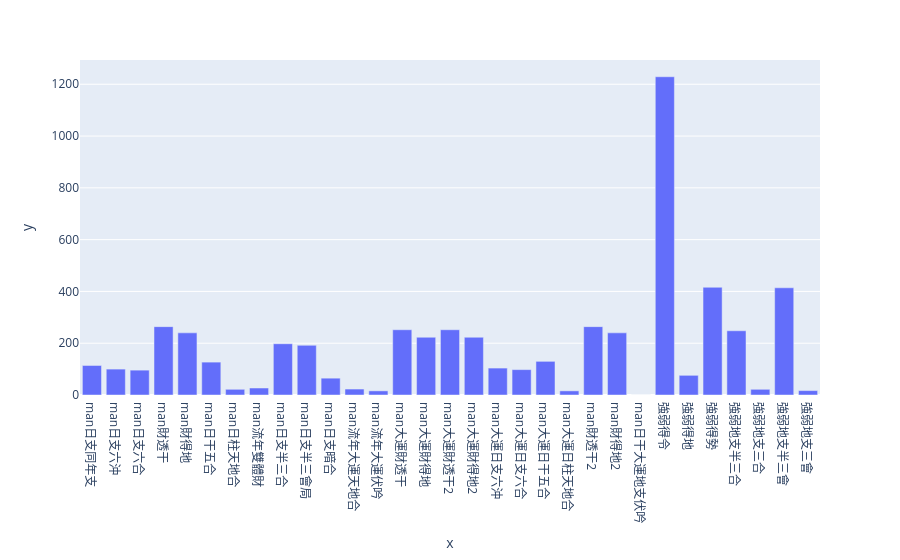

Notebook code for this chart:
### Code cell
df_filtered= man_df[man_df['身強身弱']=='強']
#for the columns that are boolean, count the number of True, and plot a bar chart to see the distribution
# create a list of columns that are boolean
boolean_cols = [col for col in df_filtered.columns if df_filtered[col].dtype == 'bool']
boolean_cols

# create a new df with only the boolean columns
df_bool = df_filtered[boolean_cols]
df_bool

# count the number of True and False in each column and show all the result
for col in df_bool.columns:
    print(col,df_bool[col].value_counts()[0])
    # print('-------------------')

# df_bool.sum()

# # plot a bar chart to see the distribution using plotly
import plotly.express as px
px.bar(df_bool.sum(), x=df_bool.sum().index, y=df_bool.sum().values)

### Figure 1 — Plotly figure (JSON) as saved in the notebook; plotly's stock layout.template omitted (floating-point values rounded to 4 significant figures)
{"data": [{"alignmentgroup": "True", "hovertemplate": "x=%{x}<br>y=%{y}<extra></extra>", "legendgroup": "", "marker": {"color": "#636efa", "pattern": {"shape": ""}}, "name": "", "offsetgroup": "", "orientation": "v", "showlegend": false, "textposition": "auto", "type": "bar", "x": ["man日支同年支", "man日支六沖", "man日支六合", "man財透干", "man財得地", "man日干五合", "man日柱天地合", "man流年雙體財", "man日支半三合", "man日支半三會局", "man日支暗合", "man流年大運天地合", "man流年大運伏吟", "man大運財透干", "man大運財得地", "man大運財透干2", "man大運財得地2", "man大運日支六沖", "man大運日支六合", "man大運日干五合", "man大運日柱天地合", "man財透干2", "man財得地2", "man日干大運地支伏吟", "強弱得令", "強弱得地", "強弱得勢", "強弱地支半三合", "強弱地支三合", "強弱地支半三會", "強弱地支三會"], "xaxis": "x", "y": [114, 100, 96, 264, 240, 127, 22, 27, 198, 192, 65, 23, 16, 252, 223, 252, 223, 104, 98, 130, 16, 264, 240, 0, 1229, 76, 416, 248, 22, 414, 17], "yaxis": "y"}], "layout": {"barmode": "relative", "legend": {"tracegroupgap": 0}, "margin": {"t": 60}, "xaxis": {"anchor": "y", "domain": [0, 1], "title": {"text": "x"}}, "yaxis": {"anchor": "x", "domain": [0, 1], "title": {"text": "y"}}}}
